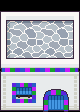

The image is a tile-based game level rendered from a .tmx file. Its description and source (layers, tilesets, objects; grid data summarised) follow:
An orthogonal 5x7 tile map with 16x16 px tiles, 3 tile layers (OnGrass, Collisions, WalkBehind) and 1 object (teleport on push).

<map version="1.10" tiledversion="1.11.0" orientation="orthogonal" renderorder="right-down" compressionlevel="6" width="5" height="7" tilewidth="16" tileheight="16" infinite="0" nextlayerid="5" nextobjectid="10">
 <tileset firstgid="1" source="../../../tileset/sea-1-h250.tsx" />
 <layer id="4" name="OnGrass" width="5" height="7">
  <data>[35 cells, 20 non-empty, 20 distinct tile ids]</data>
 </layer>
 <layer id="1" name="Collisions" width="5" height="7">
  <data>[35 cells, 35 non-empty, 31 distinct tile ids]</data>
 </layer>
 <layer id="2" name="WalkBehind" width="5" height="7">
  <data>[35 cells, 35 non-empty, 29 distinct tile ids]</data>
 </layer>
 <objectgroup name="Moving">
  <object id="9" type="teleport on push" x="32" y="112" width="16" height="16">
   <properties>
    <property name="map" value="floor-0" />
    <property name="x" value="3" />
    <property name="y" value="8" />
   </properties>
  </object>
 </objectgroup>
</map>
